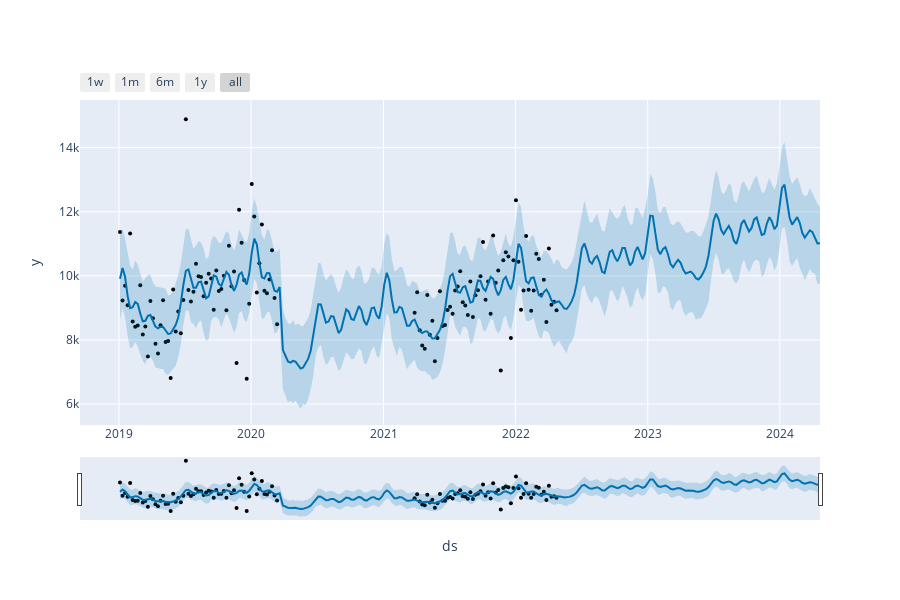

Notebook code for this chart:
### Code cell
from fbprophet.plot import plot_plotly, plot_components_plotly
import plotly.express as px
fig = plot_plotly(m, forecast)
fig.write_image('outputs/fs_res_weekly.png')
fig.write_html("outputs/fs_res_weekly.html",include_plotlyjs="cdn")
plot_plotly(m, forecast)
